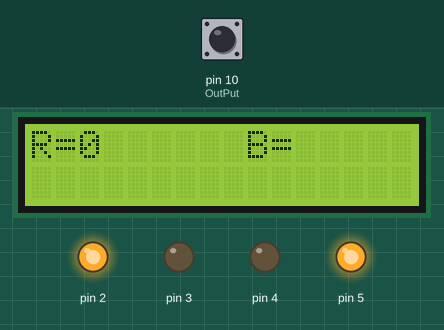
Bench run of a sketch on a simulated Arduino Nano, built with avr-gcc and run on an emulated ATmega328P. On the bench: 16×2 character LCD, output pins drawn as LEDs (lit = HIGH). The inputs (shaded band) are chosen by the test bench; at power-on: pin 10 (OutPut) LOW.

Above: at 1.6 s.
1.7 s: pin 10 (OutPut) pulsed HIGH 5 times (0.12 s each, 0.3 s apart)
At 2.65 s:
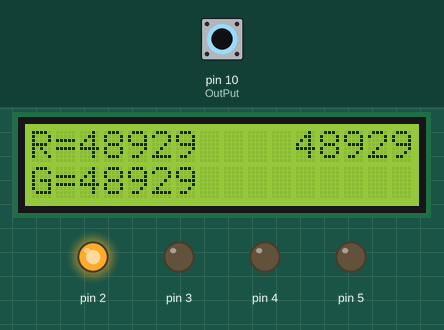
At 3.5 s:
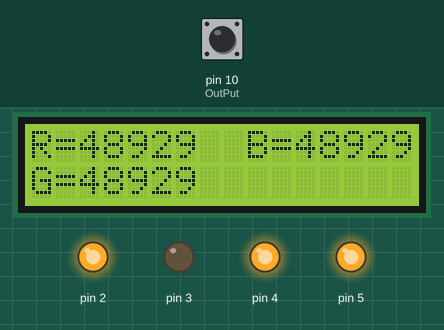
Timing chart, 0 to 10.7 s (numbered marks = the images above; inputs shaded):
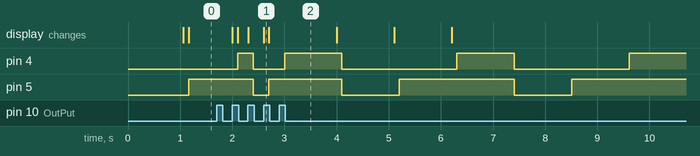

The sketch:

ColorSensor.ino
```cpp
// Chân 10 của Arduino kết nối với TCS3200

int OutPut= 10;

unsigned int frequency = 0;

#include <LiquidCrystal.h>

// Khởi tạo thư viện LCD với các số của các chân giao tiếp

LiquidCrystal lcd(8, 9, 7, 11, 12, 13); //RS,EN,D4,D5,D6,D7

void setup()

{

                // Thiết lập số cột và hàng của LCD

                lcd.begin(16, 2);

                // Chân 2, 3, 4, 5 là các chân ngõ ra

                pinMode(2, OUTPUT);

                pinMode(3, OUTPUT);

                pinMode(4, OUTPUT);

                pinMode(5, OUTPUT);

                // Chân 10 là chân ngõ vào

                pinMode(10, INPUT);

               // Thiết lập tỷ lệ tần số là 20%

                digitalWrite(2,HIGH);

                digitalWrite(3,LOW);

}

void loop()

{

                //In ký tự R(red) – màu đỏ

                lcd.print("R=");

                //Thiết lập photodiode lọc màu đỏ

                digitalWrite(4,LOW);

                digitalWrite(5,LOW);

                //Đọc tần số

                frequency = pulseIn(OutPut, LOW);

                //Hiển thị tần số màu đỏ trên LCD

                lcd.print(frequency);

                lcd.print("    ");

                //Di chuyển con trỏ đến vị trí 9

                lcd.setCursor(9, 0);

                delay(100);

               //In ký tự B(blue) – màu xanh dương

               lcd.print("B=");

              //Thiết lập photodiode lọc màu xanh dương

                digitalWrite(4,LOW);

                digitalWrite(5,HIGH);

                //Đọc tần số

                frequency = pulseIn(OutPut, LOW);

               //Hiển thị tần số màu xanh dương lên LCD

                lcd.print(frequency);

                lcd.print("     ");

                lcd.setCursor(0, 1);

                delay(100);

               //In ký tự G(green) – màu xanh lá

               lcd.print("G=");

               //Thiết lập photodiode lọc màu xanh lá

                digitalWrite(4,HIGH);

                digitalWrite(5,HIGH);

                //Đọc tần số

                frequency = pulseIn(OutPut, LOW);

               //Hiển thị tần số màu xanh lá lên LCD

                lcd.print(frequency);

                lcd.print("    ");

                lcd.setCursor(0, 0);

                delay(100);

}
```
